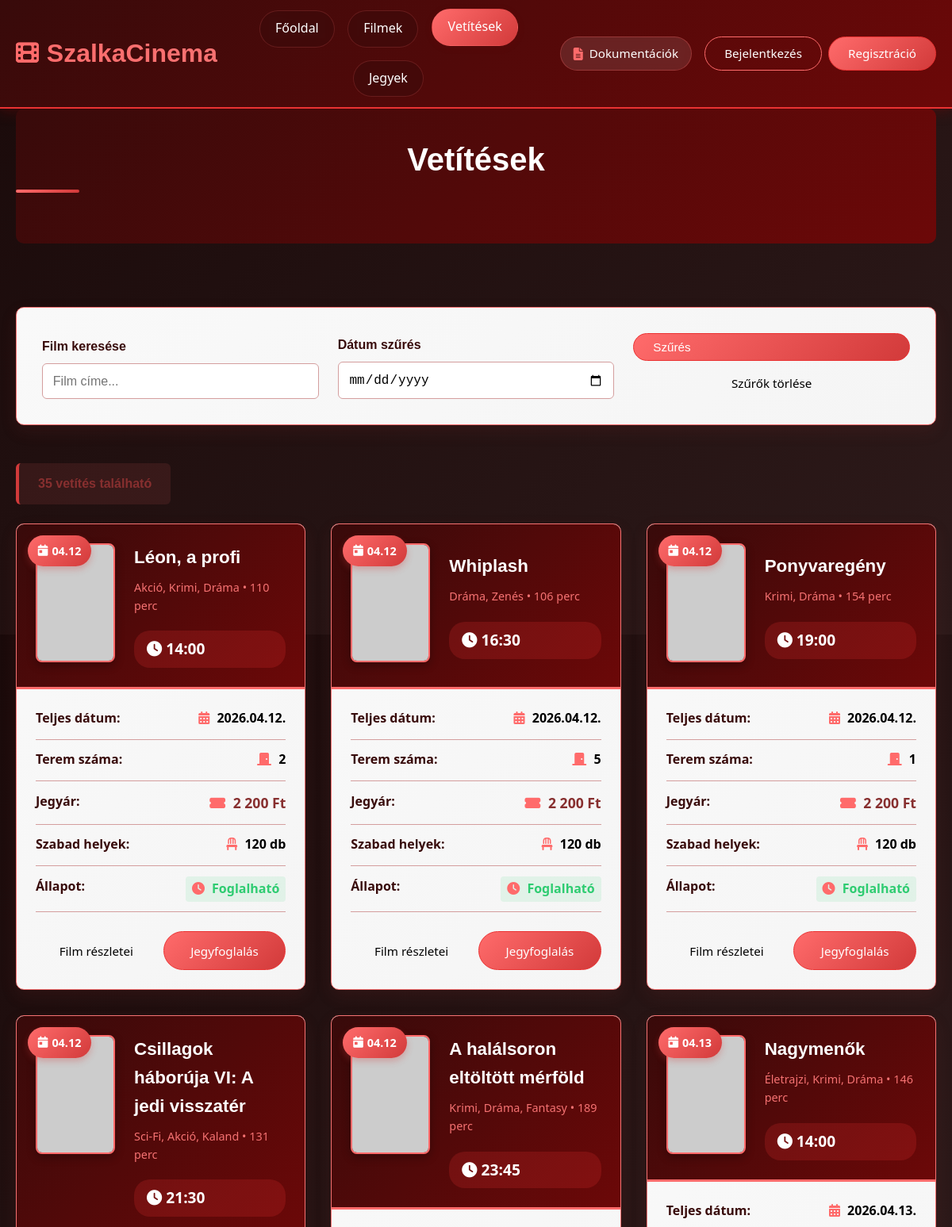
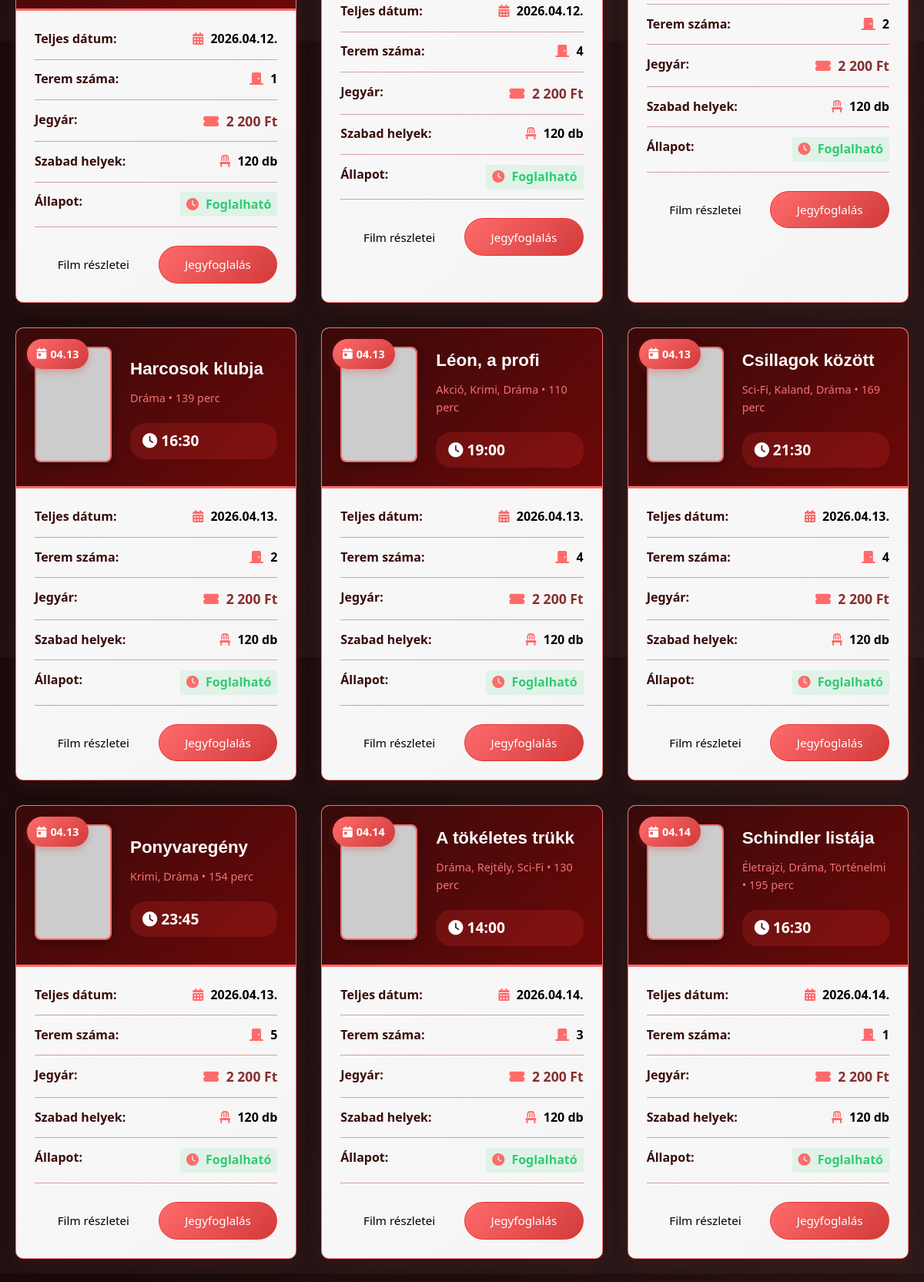
Page /kod/screenings.php (upper part) on the committed database (2 pictures, top to bottom).
### tables this page shows
CREATE TABLE `screenings` (
  `id` int(11) NOT NULL,
  `movie_id` int(11) NOT NULL,
  `screening_date` date NOT NULL,
  `screening_time` time NOT NULL,
  `hall_number` int(11) NOT NULL,
  `price` decimal(8,2) NOT NULL,
  `available_seats` int(11) DEFAULT '100'
);

CREATE TABLE `movies` (
  `id` int(11) NOT NULL,
  `title` varchar(200) NOT NULL,
  `description` text NOT NULL,
  `director` varchar(100) DEFAULT NULL,
  `duration` int(11) NOT NULL,
  `release_year` year(4) DEFAULT NULL,
  `genre` varchar(100) DEFAULT NULL,
  `rating` decimal(3,1) DEFAULT NULL,
  `poster_url` varchar(500) DEFAULT NULL,
  `trailer_url` varchar(500) DEFAULT NULL,
  `active` tinyint(1) DEFAULT '1'
);

### kod/screenings.php (the view, shortened to what this page needs)
<?php
require_once 'config.php';
$movie_id = isset($_GET['movie']) ? intval($_GET['movie']) : 0;
$search_date = isset($_GET['date']) ? $_GET['date'] : '';
$search_movie = isset($_GET['search_movie']) ? trim($_GET['search_movie']) : '';
$sql = "SELECT s.*, m.title as movie_title, m.duration, m.poster_url, m.genre
        FROM screenings s
        JOIN movies m ON s.movie_id = m.id
        WHERE s.screening_date >= CURDATE()";
$params = [];
$sql .= " ORDER BY s.screening_date, s.screening_time";
$stmt = $pdo->prepare($sql);
$stmt->execute($params);
$screenings = $stmt->fetchAll(PDO::FETCH_ASSOC);
$movie_info = null;
?>
<!DOCTYPE html>
<html lang="hu">
<head>
    <link rel="stylesheet" href="https://cdnjs.cloudflare.com/ajax/libs/font-awesome/6.4.0/css/all.min.css">
    <link rel="stylesheet" href="css/screenings.css">
</head>
<body>
    <?php include 'header.php'; ?>
    <div class="container">
        <div class="page-header">
            <h1 class="section-title">
                <?php echo $movie_info ? htmlspecialchars($movie_info['title']) . ' vetítései' : 'Vetítések'; ?>
            </h1>
        </div>
        <main class="main-content">
            <div class="filters">
                <form method="GET" action="" class="filter-form">
                    <div class="filter-group">
                        <label for="search_movie">Film keresése</label>
                        <input type="text" id="search_movie" name="search_movie" placeholder="Film címe..." value="<?php echo htmlspecialchars($search_movie); ?>">
                    </div>
                    <div class="filter-group">
                        <label for="date">Dátum szűrés</label>
                        <input type="date" id="date" name="date"
                               value="<?php echo htmlspecialchars($search_date); ?>"
                               min="<?php echo date('Y-m-d'); ?>"
                               placeholder="Válassz dátumot">
                    </div>
                    <div class="filter-group">
                        <button type="submit" class="btn btn-primary" style="display: flex; text-align: center;">Szűrés</button>
                        <a href="screenings.php<?php echo $movie_id ? '?movie=' . $movie_id : ''; ?>" class="btn btn-secondary" style="margin-top: 0.5rem; display: block; text-align: center; color:black;">Szűrők törlése</a>
                    </div>
                </form>
            </div>
            <?php if(count($screenings) > 0): ?>
                <div class="results-count">
                    <?php echo count($screenings); ?> vetítés található
                </div>
                <div class="screenings-grid">
                    <?php foreach($screenings as $screening):
                        $screening_datetime = $screening['screening_date'] . ' ' . $screening['screening_time'];
                        $screening_timestamp = strtotime($screening_datetime);
                        $current_timestamp = time();
                        $minutes_until = round(($screening_timestamp - $current_timestamp) / 60);
                        if($minutes_until < 0) {
                            $screening_status = 'expired';
                            $status_text = 'Lejárt';
                            $status_class = 'status-expired';
                            $booking_disabled = true;
                        } elseif($minutes_until < 15) {
                            $screening_status = 'closing';
                            $status_text = 'Utolsó 15 perc';
                            $status_class = 'status-warning';
                            $booking_disabled = false;
                        } else {
                            $screening_status = 'active';
                            $status_text = 'Foglalható';
                            $status_class = 'status-active';
                        }
                    ?>
                    <div class="screening-card">
                        <div class="screening-header">
                            <div class="screening-poster-container">
                                <span class="screening-date-badge">
                                    <i class="fas fa-calendar-day"></i> <?php echo date('m.d', strtotime($screening['screening_date'])); ?>
                                </span>
                                <img src="<?php echo htmlspecialchars($screening['poster_url']); ?>"
                                     alt="<?php echo htmlspecialchars($screening['movie_title']); ?>"
                                     class="screening-poster"
                                     onerror="this.src='https://via.placeholder.com/100x150/ecf0f1/2c3e50?text=<?php echo urlencode($screening['movie_title']); ?>'">
                            </div>
                            <div class="screening-info">
                                <h3 class="screening-title"><?php echo htmlspecialchars($screening['movie_title']); ?></h3>
                                <div class="screening-meta">
                                    <span><?php echo htmlspecialchars($screening['genre']); ?></span> •
                                    <span><?php echo $screening['duration']; ?> perc</span>
                                </div>
                                <div class="screening-time">
                                    <i class="fas fa-clock"></i> <?php echo date('H:i', strtotime($screening['screening_time'])); ?>
                                </div>
                            </div>
                        </div>
                        <div class="screening-details">
                            <div class="detail-row">
                                <span class="detail-label">Teljes dátum:</span>
                                <span class="detail-value">
                                    <i class="fas fa-calendar-alt"></i> <?php echo date('Y.m.d.', strtotime($screening['screening_date'])); ?>
                                </span>
                            </div>
                            <div class="detail-row">
                                <span class="detail-label">Terem száma:</span>
                                <span class="detail-value">
                                    <i class="fas fa-door-closed"></i> <?php echo $screening['hall_number']; ?>
                                </span>
                            </div>
                            <div class="detail-row">
                                <span class="detail-label">Jegyár:</span>
                                <span class="detail-value price-value">
                                    <i class="fas fa-ticket-alt"></i> <?php echo number_format($screening['price'], 0, ',', ' '); ?> Ft
                                </span>
                            </div>
                            <div class="detail-row">
                                <span class="detail-label">Szabad helyek:</span>
                                <span class="detail-value">
                                    <i class="fas fa-chair"></i> <?php echo $screening['available_seats']; ?> db
                                </span>
                            </div>
                            <div class="detail-row">
                                <span class="detail-label">Állapot:</span>
                                <span class="detail-value <?php echo $status_class; ?>">
                                    <i class="fas fa-clock"></i> <?php echo $status_text; ?>
                                </span>
                            </div>
                            <div class="screening-actions">
                                <a href="movie.php?id=<?php echo $screening['movie_id']; ?>" class="btn btn-secondary" style="color: black;">Film részletei</a>
                                <?php if($screening_status != 'expired'): ?>
                                    <a href="booking.php?screening=<?php echo $screening['id']; ?>" class="btn btn-primary">Jegyfoglalás</a>
                                <?php else: ?>
                                    <button class="btn btn-primary" style="opacity: 0.5; cursor: not-allowed;" disabled>Lejárt</button>
                                <?php endif; ?>
                            </div>
                        </div>
                    </div>
                    <?php endforeach; ?>
                </div>
            <?php endif; ?>
        </main>
    </div>
    <?php include 'footer.php'; ?>
</body>
</html>

### kod/css/screenings.css (style rules this page uses)
.filters { background: linear-gradient(135deg, #F9F9F9, #F5F5F5); padding: 2rem; border-radius: 10px; margin-bottom: 3rem; border: 1px solid #F57272; box-shadow: 0 8px 20px rgba(135, 47, 47, 0.15); }
.filter-form { display: grid; grid-template-columns: repeat(auto-fit, minmax(250px, 1fr)); gap: 1.5rem; align-items: end; }
.filter-group { display: flex; flex-direction: column; }
.filter-group label { margin-bottom: 0.5rem; color: #380A0A; font-weight: 600; font-family: "Poppins", sans-serif; }
.filter-group select, .filter-group input { padding: 0.8rem; border: 1px solid #D49E9E; border-radius: 6px; font-size: 1rem; transition: all 0.3s ease; background: white; }
.screenings-grid { display: grid; grid-template-columns: repeat(auto-fill, minmax(350px, 1fr)); gap: 2rem; margin-bottom: 3rem; }
.screening-card { background: linear-gradient(135deg, #F9F9F9, #F5F5F5); border-radius: 10px; overflow: hidden; border: 1px solid #F57272; box-shadow: 0 8px 20px rgba(135, 47, 47, 0.15); transition: transform 0.3s ease, box-shadow 0.3s ease, border-color 0.3s ease; }
.screening-header { display: flex; gap: 1.5rem; padding: 1.5rem; background: linear-gradient(135deg, #380A0A, #6C0808); color: white; border-bottom: 3px solid #FF6B6B; }
.screening-poster-container { position: relative; min-width: 100px; }
.screening-poster { width: 100px; height: 150px; object-fit: cover; border-radius: 8px; border: 2px solid #FF6B6B; box-shadow: 0 4px 12px rgba(0, 0, 0, 0.3); }
.screening-date-badge { position: absolute; top: -10px; left: -10px; background: linear-gradient(135deg, #FF6B6B, #D23A3A); color: white; padding: 0.5rem 0.8rem; border-radius: 20px; font-weight: bold; font-size: 0.9rem; box-shadow: 0 4px 8px rgba(210, 58, 58, 0.3); z-index: 2; display: flex; align-items: center; gap: 5px; }
.screening-info { flex: 1; display: flex; flex-direction: column; justify-content: center; }
.screening-title { font-family: "Poppins", sans-serif; font-size: 1.4rem; color: white; margin-bottom: 0.5rem; font-weight: 600; }
.screening-meta { color: #F57272; font-size: 0.9rem; margin-bottom: 0.8rem; }
.screening-time { font-size: 1.2rem; color: white; font-weight: bold; background: rgba(234, 50, 50, 0.2); padding: 0.5rem 1rem; border-radius: 20px; display: inline-block; margin-top: 0.5rem; }
.screening-details { padding: 1.5rem; }
.detail-row { display: flex; justify-content: space-between; margin-bottom: 0.8rem; padding-bottom: 0.8rem; border-bottom: 1px solid #D49E9E; }
.detail-label { color: #380A0A; font-weight: 600; }
.detail-value { color: #000000 !important; font-weight: 600; }
.detail-value i { color: #FF6B6B; margin-right: 5px; }
.price-value { color: #872F2F !important; font-size: 1.1rem; font-weight: 700; }
.status-active { color: #2ecc71 !important; background: rgba(46, 204, 113, 0.1); padding: 0.2rem 0.5rem; border-radius: 4px; }
.screening-actions { display: flex; gap: 0.5rem; margin-top: 1.5rem; }
.screening-actions .btn { flex: 1; text-align: center; padding: 0.7rem 0.5rem; font-size: 0.95rem; display: flex; align-items: center; justify-content: center; text-align: center; width: 100%; }
.screening-actions .btn-primary { display: flex; align-items: center; justify-content: center; text-align: center; width: 100%; }
.screening-actions .btn-secondary { display: flex; align-items: center; justify-content: center; text-align: center; width: 100%; }
.results-count { color: #872F2F; font-weight: 600; margin-bottom: 1.5rem; padding: 0.8rem 1.5rem; background: rgba(255, 107, 107, 0.1); border-radius: 6px; display: inline-block; font-family: "Poppins", sans-serif; border-left: 4px solid #D23A3A; }
.main-content { padding: 2rem 0; }
.page-header { background: linear-gradient(135deg, #380A0A, #6C0808); padding: 2rem 0; margin-bottom: 2rem; border-radius: 10px; text-align: center; }

### rows in the picture
screenings: screening_date "04.12", movie.title "Léon, a profi", movie.genre "Akció, Krimi, Dráma", movie.duration "110", screening_time "14:00", screening_date "2026.04.12.", hall_number "2", price "2 200", available_seats "120", status_text "Foglalható"
screenings: screening_date "04.12", movie.title "Whiplash", movie.genre "Dráma, Zenés", movie.duration "106", screening_time "16:30", screening_date "2026.04.12.", hall_number "5", price "2 200", available_seats "120", status_text "Foglalható"
screenings: screening_date "04.12", movie.title "Ponyvaregény", movie.genre "Krimi, Dráma", movie.duration "154", screening_time "19:00", screening_date "2026.04.12.", hall_number "1", price "2 200", available_seats "120", status_text "Foglalható"
screenings: screening_date "04.12", movie.title "Csillagok háborúja VI: A jedi visszatér", movie.genre "Sci-Fi, Akció, Kaland", movie.duration "131", screening_time "21:30", screening_date "2026.04.12.", hall_number "1", price "2 200", available_seats "120", status_text "Foglalható"
screenings: screening_date "04.12", movie.title "A halálsoron eltöltött mérföld", movie.genre "Krimi, Dráma, Fantasy", movie.duration "189", screening_time "23:45", screening_date "2026.04.12.", hall_number "4", price "2 200", available_seats "120", status_text "Foglalható"
screenings: screening_date "04.13", movie.title "Nagymenők", movie.genre "Életrajzi, Krimi, Dráma", movie.duration "146", screening_time "14:00", screening_date "2026.04.13.", hall_number "2", price "2 200", available_seats "120", status_text "Foglalható"
screenings: screening_date "04.13", movie.title "Harcosok klubja", movie.genre "Dráma", movie.duration "139", screening_time "16:30", screening_date "2026.04.13.", hall_number "2", price "2 200", available_seats "120", status_text "Foglalható"
screenings: screening_date "04.13", movie.title "Léon, a profi", movie.genre "Akció, Krimi, Dráma", movie.duration "110", screening_time "19:00", screening_date "2026.04.13.", hall_number "4", price "2 200", available_seats "120", status_text "Foglalható"
screenings: screening_date "04.13", movie.title "Csillagok között", movie.genre "Sci-Fi, Kaland, Dráma", movie.duration "169", screening_time "21:30", screening_date "2026.04.13.", hall_number "4", price "2 200", available_seats "120", status_text "Foglalható"
screenings: screening_date "04.13", movie.title "Ponyvaregény", movie.genre "Krimi, Dráma", movie.duration "154", screening_time "23:45", screening_date "2026.04.13.", hall_number "5", price "2 200", available_seats "120", status_text "Foglalható"
screenings: screening_date "04.14", movie.title "A tökéletes trükk", movie.genre "Dráma, Rejtély, Sci-Fi", movie.duration "130", screening_time "14:00", screening_date "2026.04.14.", hall_number "3", price "2 200", available_seats "120", status_text "Foglalható"
screenings: screening_date "04.14", movie.title "Schindler listája", movie.genre "Életrajzi, Dráma, Történelmi", movie.duration "195", screening_time "16:30", screening_date "2026.04.14.", hall_number "1", price "2 200", available_seats "120", status_text "Foglalható"

### other values in the picture
APP_NAME "SzalkaCinema"
count($screenings) "35"
